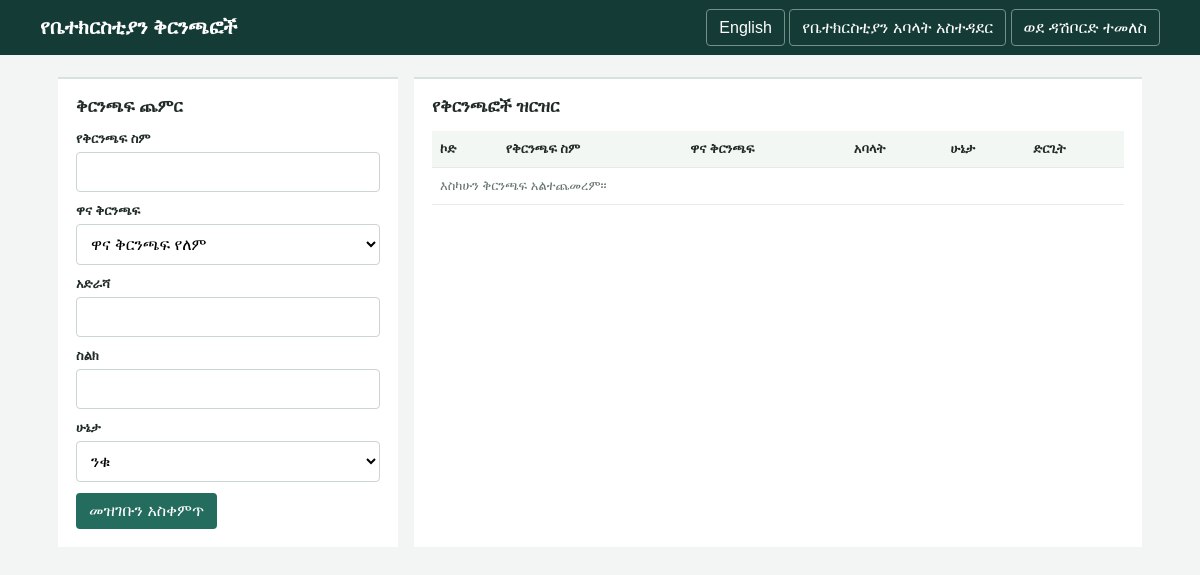
Page /admin_church_branches.php (signed in) on the earlier database version.
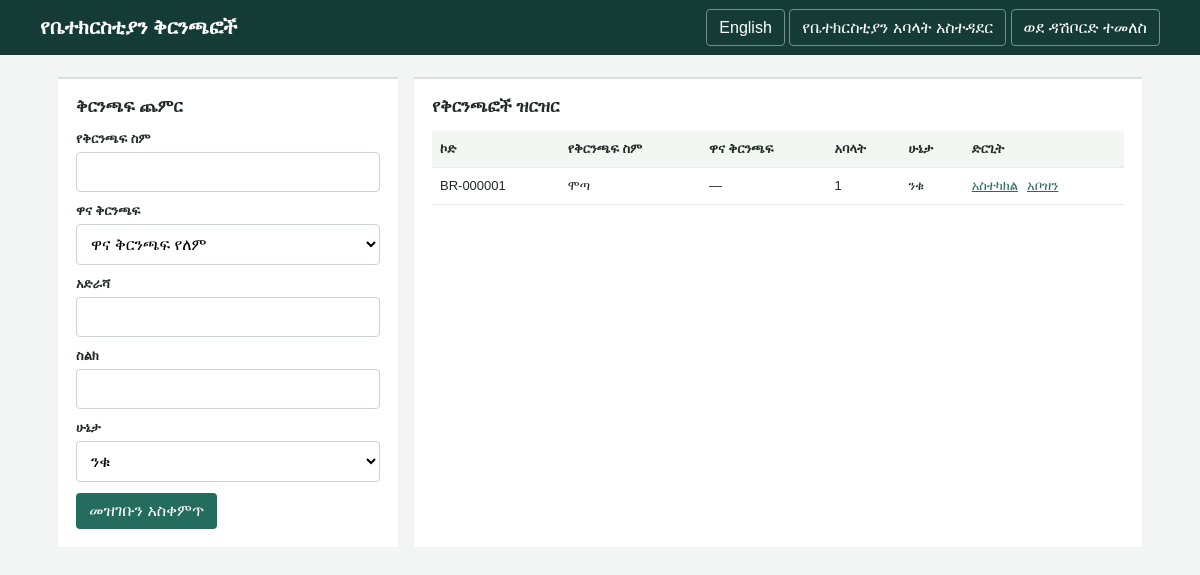
Same page on the later database version.
### tables this page shows
CREATE TABLE `church_branches` (
  `id` int(10) unsigned NOT NULL AUTO_INCREMENT,
  `branch_code` varchar(30) NOT NULL,
  `branch_name` varchar(180) NOT NULL,
  `parent_id` int(10) unsigned DEFAULT NULL,
  `address` varchar(255) DEFAULT NULL,
  `phone` varchar(40) DEFAULT NULL,
  `status` enum('active','inactive') NOT NULL DEFAULT 'active',
  `created_by` int(11) DEFAULT NULL,
  `created_at` datetime NOT NULL DEFAULT current_timestamp(),
  `updated_at` datetime NOT NULL DEFAULT current_timestamp() ON UPDATE current_timestamp(),
  PRIMARY KEY (`id`),
  UNIQUE KEY `branch_code` (`branch_code`),
  KEY `idx_church_branches_parent` (`parent_id`),
  KEY `idx_church_branches_status` (`status`),
  CONSTRAINT `fk_church_branch_parent` FOREIGN KEY (`parent_id`) REFERENCES `church_branches` (`id`) ON DELETE SET NULL
);

### admin_management_i18n.php (called while the page is built, shortened)
<?php
$adminManagementLanguage = $_GET['lang'] ?? $_SESSION['admin_lang'] ?? 'am';
function adminManagementText(string $key): string
{
    global $adminManagementLanguage;
    return $translations[$key][$adminManagementLanguage] ?? $translations[$key]['en'] ?? $key;
}

### db.php (called while the page is built, shortened)
<?php
if (!function_exists('safe')) {
    function safe($value): string
    {
        if (is_scalar($value)) {
            return htmlspecialchars((string)$value, ENT_QUOTES, 'UTF-8');
        }
        return '';
    }
}

### admin_church_branches.php (the view, shortened to what the changed rows need)
<?php
require_once __DIR__ . '/db.php';
require_once __DIR__ . '/management_schema.php';
require_once __DIR__ . '/admin_management_i18n.php';
$editingBranch = null;
$branches = $pdo->query('SELECT b.*, p.branch_name AS parent_name, COUNT(m.id) AS member_count FROM church_branches b LEFT JOIN church_branches p ON p.id = b.parent_id LEFT JOIN church_members m ON m.branch_id = b.id GROUP BY b.id, p.branch_name ORDER BY b.status ASC, b.branch_name ASC LIMIT 200')->fetchAll(PDO::FETCH_ASSOC);
?>
<!DOCTYPE html>
<html lang="<?php echo safe($adminManagementLanguage); ?>">
<head>
</head>
<body>
<header class="topbar"><h1><?php echo safe(adminManagementText('branch_title')); ?></h1></header>
<main class="wrap">
    <div class="columns">
        <section class="section">
            <h2><?php echo safe(adminManagementText($editingBranch ? 'branch_edit' : 'branch_add')); ?></h2>
        </section>
        <section class="section">
            <h2><?php echo safe(adminManagementText('branch_directory')); ?></h2>
            <div class="table-wrap"><table><thead><tr><th><?php echo safe(adminManagementText('branch_code')); ?></th><th><?php echo safe(adminManagementText('branch_name')); ?></th><th><?php echo safe(adminManagementText('branch_parent')); ?></th><th><?php echo safe(adminManagementText('branch_member_count')); ?></th><th><?php echo safe(adminManagementText('status')); ?></th><th><?php echo safe(adminManagementText('action')); ?></th></tr></thead><tbody>
            <?php if (!$branches): ?><tr><td class="empty" colspan="6"><?php echo safe(adminManagementText('branch_no_records')); ?></td></tr><?php else: foreach ($branches as $branch): ?><tr><td><?php echo safe($branch['branch_code']); ?></td><td><?php echo safe($branch['branch_name']); ?></td><td><?php echo safe($branch['parent_name'] ?? '—'); ?></td><td><?php echo (int)$branch['member_count']; ?></td><td><?php echo safe(adminManagementText($branch['status'] === 'active' ? 'member_active' : 'branch_inactive')); ?></td><td><div class="actions"><a href="admin_church_branches.php?lang=<?php echo safe($adminManagementLanguage); ?>&edit=<?php echo (int)$branch['id']; ?>"><?php echo safe(adminManagementText('resource_edit_action')); ?></a><form method="post"><input type="hidden" name="csrf_token" value="<?php echo safe($csrf); ?>"><input type="hidden" name="action" value="set_status"><input type="hidden" name="id" value="<?php echo (int)$branch['id']; ?>"><input type="hidden" name="status" value="<?php echo $branch['status'] === 'active' ? 'inactive' : 'active'; ?>"><button type="submit"><?php echo safe(adminManagementText($branch['status'] === 'active' ? 'branch_deactivate' : 'branch_activate')); ?></button></form></div></td></tr><?php endforeach; endif; ?>
            </tbody></table></div>
        </section>
    </div>
</main>
</body>
</html>

Differences in the rows shown:
added church_branches: branch_code "BR-000001", branch_name "ሞጣ", parent_name "—", member_count "1", status "ንቁ", status "አቦዝን"
Other differences:
safe(adminManagementText('branch_no_records')): "እስካሁን ቅርንጫፍ አልተጨመረም።" → (not shown)
